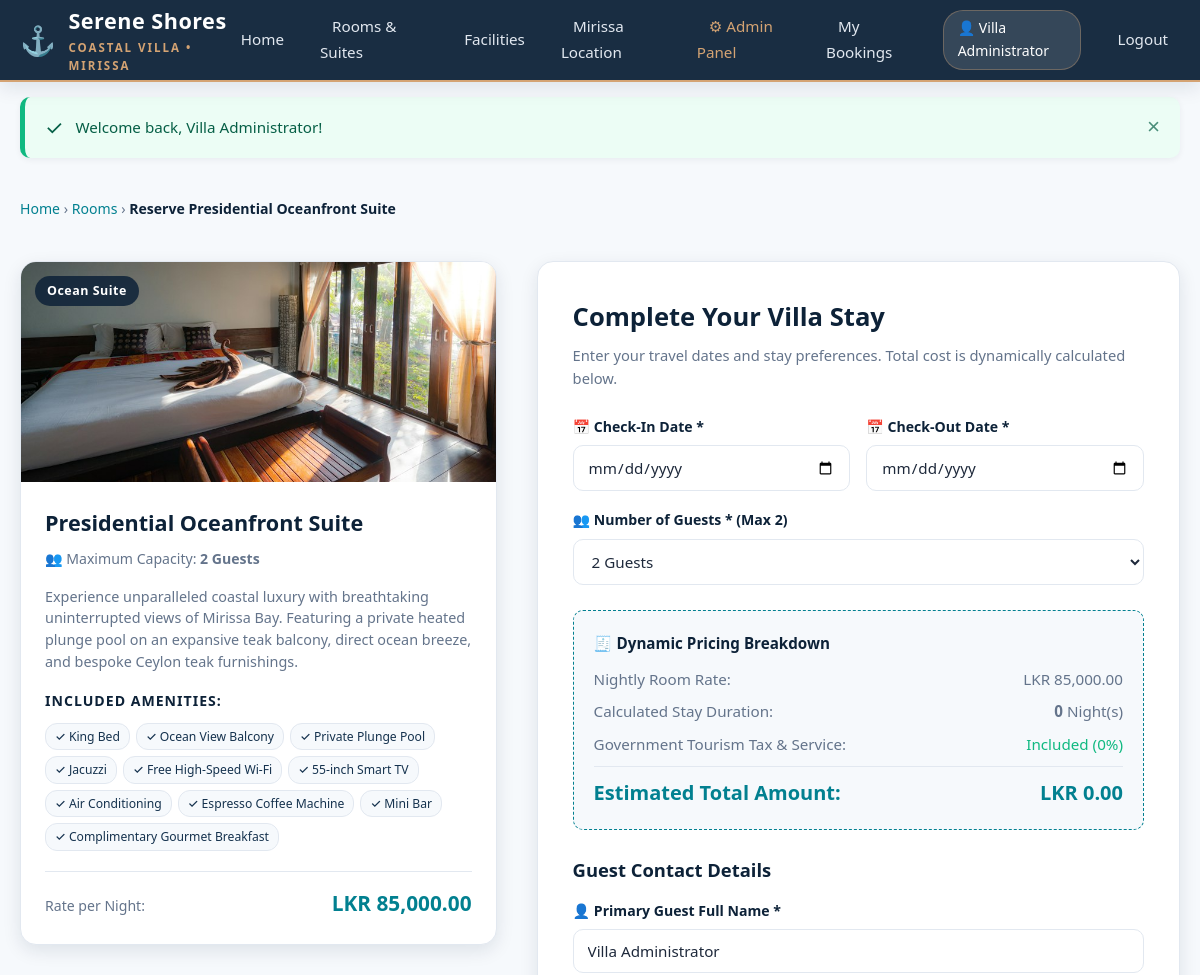
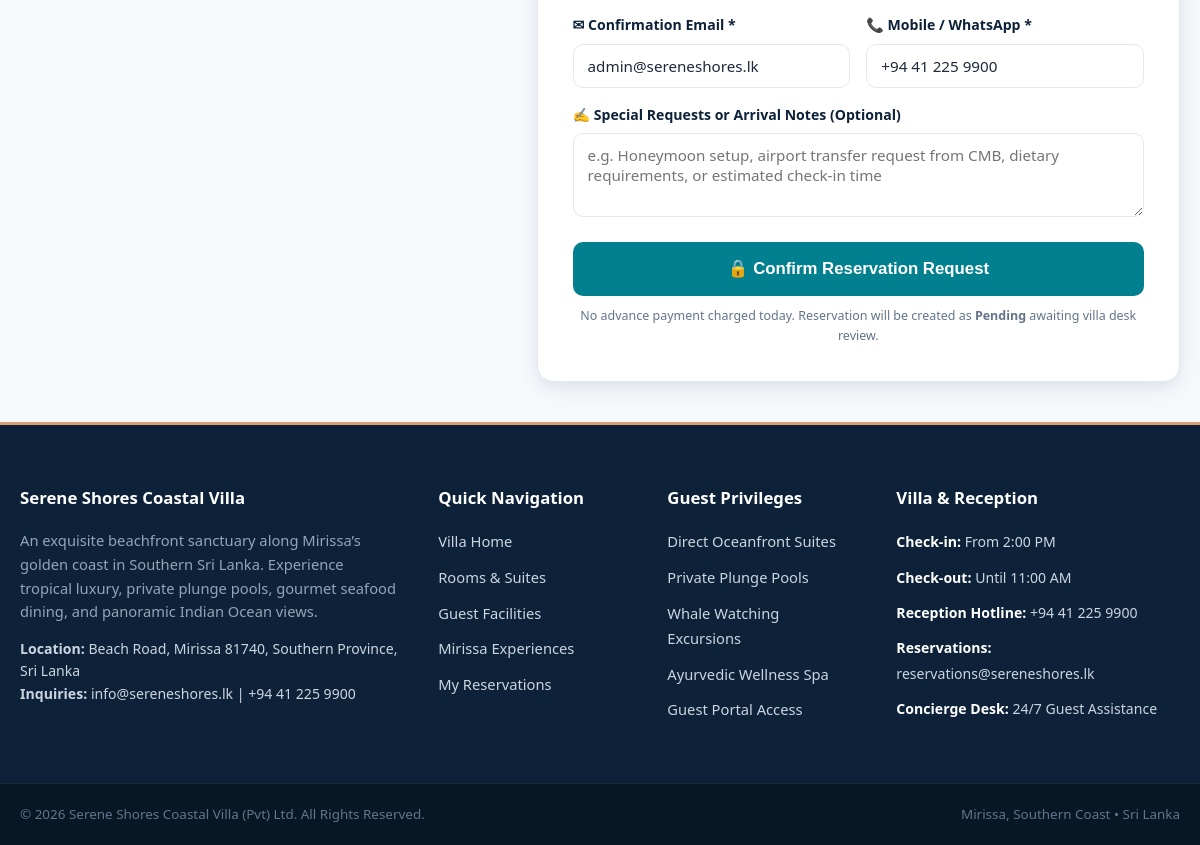
The page /book.php?room_id=1 (signed in) on the database its author committed (2 pictures, top to bottom).
### tables this page shows
CREATE TABLE `rooms` (
  `room_id` INT AUTO_INCREMENT PRIMARY KEY,
  `room_name` VARCHAR(120) NOT NULL,
  `room_type` VARCHAR(60) NOT NULL,
  `description` TEXT NOT NULL,
  `facilities` TEXT NOT NULL,
  `price_per_night` DECIMAL(10,2) NOT NULL,
  `max_guests` INT NOT NULL,
  `image_url` VARCHAR(255) NOT NULL,
  `room_status` ENUM('available', 'inactive') NOT NULL DEFAULT 'available',
  `created_at` TIMESTAMP NOT NULL DEFAULT CURRENT_TIMESTAMP
);

### config/db.php (called while the page is built, shortened)
<?php
function formatLKR(float|int $amount): string {
    return 'LKR ' . number_format($amount, 2);
}

### book.php (the view, shortened to what this page needs)
<?php
require_once __DIR__ . '/config/db.php';
require_once __DIR__ . '/includes/auth.php';
$roomId = (int)($_GET['room_id'] ?? $_POST['room_id'] ?? 0);
$roomStmt = $pdo->prepare('SELECT * FROM rooms WHERE room_id = :room_id AND room_status = "available" LIMIT 1');
$roomStmt->execute([':room_id' => $roomId]);
$room = $roomStmt->fetch();
$user = currentUser();
$checkIn   = trim((string)($_POST['check_in'] ?? $_GET['check_in'] ?? ''));
$checkOut  = trim((string)($_POST['check_out'] ?? $_GET['check_out'] ?? ''));
$guests    = (int)($_POST['guests_count'] ?? $_GET['guests'] ?? 2);
$guestName = trim((string)($_POST['guest_name'] ?? $user['name'] ?? ''));
$guestEmail = trim((string)($_POST['guest_email'] ?? $user['email'] ?? ''));
$guestContact = trim((string)($_POST['guest_contact'] ?? $user['contact_number'] ?? ''));
require_once __DIR__ . '/includes/header.php';
?>
<div class="container" style="padding-top: 20px;">
    <p style="font-size: 0.88rem; color: var(--text-muted); margin-bottom: 20px;">
        <a href="index.php">Home</a> &rsaquo;
        <a href="rooms.php">Rooms</a> &rsaquo;
        <span style="color: var(--primary-navy); font-weight: 600;">Reserve <?= e($room['room_name']); ?></span>
    </p>
    <div class="booking-grid">
        <div class="booking-summary-card">
            <div style="height: 220px; overflow: hidden; position: relative;">
                <img src="<?= e($room['image_url']); ?>" alt="<?= e($room['room_name']); ?>" style="width: 100%; height: 100%; object-fit: cover;">
                <span class="room-badge"><?= e($room['room_type']); ?></span>
            </div>
            <div style="padding: 24px;">
                <h3 style="font-size: 1.35rem; color: var(--primary-navy); margin-bottom: 8px;">
                    <?= e($room['room_name']); ?>
                </h3>
                <p style="font-size: 0.88rem; color: var(--text-muted); margin-bottom: 15px;">
                    &#128101; Maximum Capacity: <strong><?= (int)$room['max_guests']; ?> Guests</strong>
                </p>
                <p style="font-size: 0.9rem; color: var(--text-muted); line-height: 1.5; margin-bottom: 18px;">
                    <?= e($room['description']); ?>
                </p>
                <h4 style="font-size: 0.88rem; text-transform: uppercase; letter-spacing: 1px; color: var(--primary-navy); margin-bottom: 10px;">
                    Included Amenities:
                </h4>
                <div class="room-facilities" style="margin-bottom: 20px;">
                    <?php
                    $facList = array_map('trim', explode(',', $room['facilities']));
                    foreach ($facList as $f):
                    ?>
                        <span class="facility-pill">&#10003; <?= e($f); ?></span>
                    <?php endforeach; ?>
                </div>
                <div style="padding-top: 15px; border-top: 1px solid var(--border-color); display: flex; justify-content: space-between; align-items: baseline;">
                    <span style="font-size: 0.88rem; color: var(--text-muted);">Rate per Night:</span>
                    <span style="font-size: 1.3rem; font-weight: 800; color: var(--accent-teal);">
                        <?= formatLKR((float)$room['price_per_night']); ?>
                    </span>
                </div>
            </div>
        </div>
        <div class="booking-form-card">
            <h2 style="font-size: 1.6rem; color: var(--primary-navy); margin-bottom: 6px;">
                Complete Your Villa Stay
            </h2>
            <p style="font-size: 0.92rem; color: var(--text-muted); margin-bottom: 25px;">
                Enter your travel dates and stay preferences. Total cost is dynamically calculated below.
            </p>
            <form action="book.php" method="POST" id="bookingForm" novalidate>
                <div style="display: grid; grid-template-columns: 1fr 1fr; gap: 16px; margin-bottom: 18px;">
                    <div class="form-group">
                        <label for="bookCheckIn">&#128197; Check-In Date *</label>
                        <input type="date" name="check_in" id="bookCheckIn" class="form-control" value="<?= e($checkIn); ?>" required>
                    </div>
                    <div class="form-group">
                        <label for="bookCheckOut">&#128197; Check-Out Date *</label>
                        <input type="date" name="check_out" id="bookCheckOut" class="form-control" value="<?= e($checkOut); ?>" required>
                    </div>
                </div>
                <div class="form-group" style="margin-bottom: 18px;">
                    <label for="guests_count">&#128101; Number of Guests * (Max <?= (int)$room['max_guests']; ?>)</label>
                    <select name="guests_count" id="guests_count" class="form-control" max="<?= (int)$room['max_guests']; ?>" required>
                        <?php for ($i = 1; $i <= (int)$room['max_guests']; $i++): ?>
                            <option value="<?= $i; ?>" <?= $guests === $i ? 'selected' : ''; ?>>
                                <?= $i; ?> <?= $i === 1 ? 'Guest' : 'Guests'; ?>
                            </option>
                        <?php endfor; ?>
                    </select>
                </div>
                <div class="price-summary-box">
                    <h4 style="color: var(--primary-navy); font-size: 0.95rem; margin-bottom: 12px; display: flex; align-items: center; gap: 6px;">
                        &#129534; Dynamic Pricing Breakdown
                    </h4>
                    <div class="price-row">
                        <span>Nightly Room Rate:</span>
                        <span><?= formatLKR((float)$room['price_per_night']); ?></span>
                    </div>
                    <div class="price-row">
                        <span>Calculated Stay Duration:</span>
                        <span><strong id="numNights">0</strong> Night(s)</span>
                    </div>
                    <div class="price-row">
                        <span>Government Tourism Tax & Service:</span>
                        <span style="color: #10b981;">Included (0%)</span>
                    </div>
                    <div class="price-row total">
                        <span>Estimated Total Amount:</span>
                        <span id="totalCostDisplay">LKR 0.00</span>
                    </div>
                </div>
                <h3 style="font-size: 1.15rem; color: var(--primary-navy); margin: 25px 0 15px;">
                    Guest Contact Details
                </h3>
                <div class="form-group" style="margin-bottom: 16px;">
                    <label for="guest_name">&#128100; Primary Guest Full Name *</label>
                    <input type="text" name="guest_name" id="guest_name" class="form-control" value="<?= e($guestName); ?>" required>
                </div>
                <div style="display: grid; grid-template-columns: 1fr 1fr; gap: 16px; margin-bottom: 16px;">
                    <div class="form-group">
                        <label for="guest_email">&#9993; Confirmation Email *</label>
                        <input type="email" name="guest_email" id="guest_email" class="form-control" value="<?= e($guestEmail); ?>" required>
                    </div>
                    <div class="form-group">
                        <label for="guest_contact">&#128222; Mobile / WhatsApp *</label>
                        <input type="tel" name="guest_contact" id="guest_contact" class="form-control" value="<?= e($guestContact); ?>" required>
                    </div>
                </div>
                <div class="form-group" style="margin-bottom: 25px;">
                    <label for="special_requests">&#9997; Special Requests or Arrival Notes (Optional)</label>
                    <textarea name="special_requests" id="special_requests" rows="3" class="form-control" placeholder="e.g. Honeymoon setup, airport transfer request from CMB, dietary requirements, or estimated check-in time"><?= e($specialReq); ?></textarea>
                </div>
                <button type="submit" class="btn btn-primary btn-block" style="padding: 14px; font-size: 1.05rem;">
                    &#128274; Confirm Reservation Request
                </button>
                <p style="font-size: 0.78rem; text-align: center; color: var(--text-muted); margin-top: 10px;">
                    No advance payment charged today. Reservation will be created as <strong>Pending</strong> awaiting villa desk review.
                </p>
            </form>
        </div>
    </div>
</div>
<?php require_once __DIR__ . '/includes/footer.php'; ?>

### assets/css/style.css (style rules this page uses)
:root { --primary-navy: #0d2238; --secondary-navy: #15324e; --accent-teal: #028090; --accent-teal-hover: #006877; --accent-sand: #d4a373; --accent-sand-light: #f7ede2; --accent-orange: #f26419; --bg-light: #f6f9fc; --surface-white: #ffffff; --text-dark: #1e293b; --text-muted: #64748b; --text-light: #f8fafc; --border-color: #e2e8f0; --border-focus: #028090; --shadow-sm: 0 2px 6px rgba(13, 34, 56, 0.06); --shadow-md: 0 6px 18px rgba(13, 34, 56, 0.1); --shadow-lg: 0 14px 32px rgba(13, 34, 56, 0.14); --radius-sm: 6px; --radius-md: 10px; --radius-lg: 16px; --transition: all 0.25s ease-in-out; }
*, *::before, *::after { box-sizing: border-box; margin: 0; padding: 0; }
body { font-family: 'Segoe UI', system-ui, -apple-system, BlinkMacSystemFont, Roboto, sans-serif; color: var(--text-dark); background-color: var(--bg-light); line-height: 1.6; min-height: 100vh; display: flex; flex-direction: column; }
a { color: var(--accent-teal); text-decoration: none; transition: var(--transition); }
img { max-width: 100%; height: auto; display: block; }
.container { width: 100%; max-width: 1240px; margin: 0 auto; padding: 0 20px; }
.form-group { display: flex; flex-direction: column; gap: 7px; }
.form-group label { font-size: 0.88rem; font-weight: 600; color: var(--primary-navy); display: flex; align-items: center; gap: 6px; }
.form-control { width: 100%; padding: 11px 14px; border: 1px solid var(--border-color); border-radius: var(--radius-md); font-size: 0.95rem; font-family: inherit; color: var(--text-dark); background-color: #fff; transition: var(--transition); }
.btn { display: inline-flex; align-items: center; justify-content: center; gap: 8px; padding: 11px 22px; border-radius: var(--radius-md); font-size: 0.95rem; font-weight: 600; cursor: pointer; border: 1px solid transparent; transition: var(--transition); text-align: center; line-height: 1.4; }
.btn-primary { background-color: var(--accent-teal); color: #ffffff; }
.btn-block { width: 100%; }
.room-badge { position: absolute; top: 14px; left: 14px; background: rgba(13, 34, 56, 0.85); backdrop-filter: blur(4px); color: #ffffff; font-size: 0.78rem; font-weight: 600; padding: 5px 12px; border-radius: 20px; letter-spacing: 0.5px; }
.room-facilities { display: flex; flex-wrap: wrap; gap: 6px; margin-bottom: 20px; }
.facility-pill { background: var(--bg-light); border: 1px solid var(--border-color); color: var(--secondary-navy); font-size: 0.76rem; padding: 3px 9px; border-radius: 12px; font-weight: 500; }
.booking-grid { display: grid; grid-template-columns: 1fr 1.35fr; gap: 40px; align-items: flex-start; margin: 40px 0; }
.booking-summary-card { background: var(--surface-white); border-radius: var(--radius-lg); overflow: hidden; box-shadow: var(--shadow-md); border: 1px solid var(--border-color); position: sticky; top: 100px; }
.booking-form-card { background: var(--surface-white); border-radius: var(--radius-lg); padding: 35px; box-shadow: var(--shadow-md); border: 1px solid var(--border-color); }
.price-summary-box { background: var(--bg-light); border-radius: var(--radius-md); padding: 20px; margin: 25px 0; border: 1px dashed var(--accent-teal); }
.price-row { display: flex; justify-content: space-between; font-size: 0.95rem; color: var(--text-muted); margin-bottom: 8px; }
.price-row.total { font-size: 1.25rem; font-weight: 800; color: var(--accent-teal); border-top: 1px solid var(--border-color); padding-top: 10px; margin-top: 10px; margin-bottom: 0; }

### rows shown on the page
rooms: room_name "Presidential Oceanfront Suite", image_url (picture), room_type "Ocean Suite", max_guests "2", description "Experience unparalleled coastal luxury with breathtaking uninterrupted views of Mirissa Bay. Featuring a private heated plunge pool on an expansive teak balcony, direct ocean breeze, and bespoke Ceylon teak furnishings.", facilities "King Bed", facilities "Ocean View Balcony", facilities "Private Plunge Pool", facilities "Jacuzzi", facilities "Free High-Speed Wi-Fi", facilities "55-inch Smart TV", facilities "Air Conditioning", facilities "Espresso Coffee Machine", facilities "Mini Bar", facilities "Complimentary Gourmet Breakfast", price_per_night "LKR 85,000.00", guests_count "2 Guests"

### other values the page prints
$user['name'] "Villa Administrator"
$icon "✓"
$message "Welcome back, Villa Administrator!"
